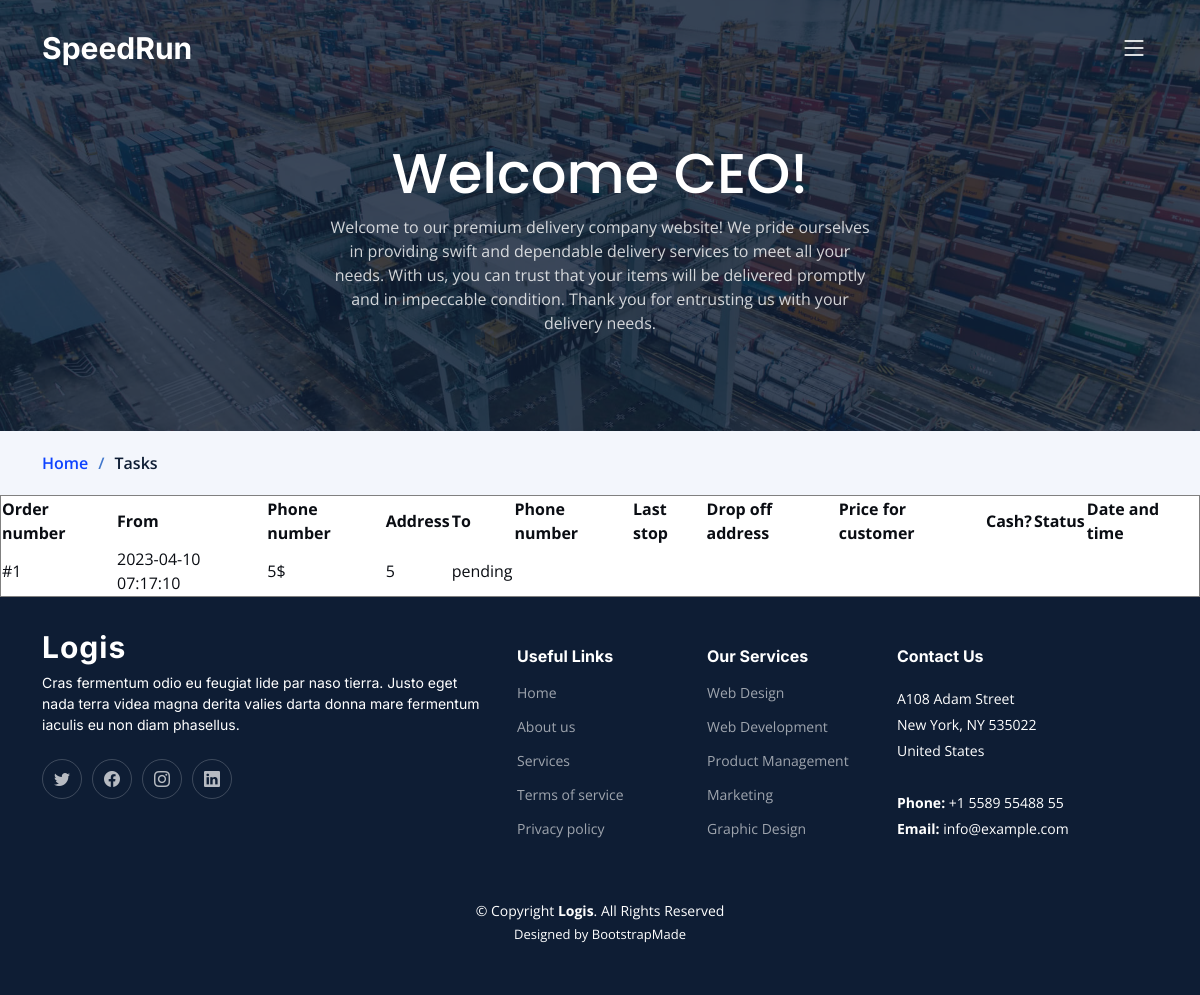
The app's page /branchOrders.php (signed in) with its own data.
### tables this page shows
CREATE TABLE `orders` (
  `o_id` int(11) NOT NULL,
  `p_id` int(11) DEFAULT NULL,
  `c_id` int(11) DEFAULT NULL,
  `status` enum('successful','pending','failed','') NOT NULL DEFAULT 'pending',
  `date` timestamp NOT NULL DEFAULT current_timestamp()
);

CREATE TABLE `packages` (
  `p_id` int(11) NOT NULL,
  `width` float NOT NULL,
  `height` float NOT NULL,
  `weight` float NOT NULL,
  `message` text DEFAULT NULL,
  `to_name` varchar(255) DEFAULT NULL,
  `to_phone` varchar(100) DEFAULT NULL,
  `to_address` varchar(255) NOT NULL,
  `p_longitude` decimal(11,8) DEFAULT NULL,
  `p_latitude` decimal(10,8) DEFAULT NULL,
  `to_district` varchar(255) NOT NULL,
  `fragile` tinyint(1) NOT NULL DEFAULT 0,
  `o_price` float NOT NULL DEFAULT 0,
  `cost` float NOT NULL,
  `charge` float NOT NULL DEFAULT 5,
  `f_price` float NOT NULL,
  `pay_at_delivery` tinyint(1) NOT NULL DEFAULT 1
);

### branchOrders.php (the view, shortened to what this page needs)
<?php
require_once('php/stats.php');
?>
<!DOCTYPE html>
<html lang="en">
<head>
  <link href="assets/vendor/bootstrap/css/bootstrap.min.css" rel="stylesheet">
  <link href="assets/vendor/bootstrap-icons/bootstrap-icons.css" rel="stylesheet">
  <link href="assets/vendor/fontawesome-free/css/all.min.css" rel="stylesheet">
  <link href="assets/vendor/glightbox/css/glightbox.min.css" rel="stylesheet">
  <link href="assets/vendor/swiper/swiper-bundle.min.css" rel="stylesheet">
  <link href="assets/vendor/aos/aos.css" rel="stylesheet">
  <link href="assets/css/main.css" rel="stylesheet">
</head>
<body>
  <header id="header" class="header d-flex align-items-center fixed-top">
    <div class="container-fluid container-xl d-flex align-items-center justify-content-between">
      <a href="index.html" class="logo d-flex align-items-center">
        <h1>SpeedRun</h1>
      </a>
      <i class="mobile-nav-toggle mobile-nav-show bi bi-list"></i>
    </div>
  </header>
  <main id="main">
    <div class="breadcrumbs">
      <div class="page-header d-flex align-items-center" style="background-image: url('assets/img/page-header.jpg');">
        <div class="container position-relative">
          <div class="row d-flex justify-content-center">
            <div class="col-lg-6 text-center">
              <h2>Welcome
                <?= $_SESSION['name'] ?>!
              </h2>
              <p>Welcome to our premium delivery company website! We pride ourselves in providing swift and dependable
                delivery services to meet all your needs. With us, you can trust that your items will be delivered
                promptly and in impeccable condition. Thank you for entrusting us with your delivery needs.</p>
            </div>
          </div>
        </div>
      </div>
      <nav>
        <div class="container">
          <ol>
            <li><a href="index.html">Home</a></li>
            <li>Tasks</li>
          </ol>
        </div>
      </nav>
    </div>
    <table border="border">
      <thead>
        <tr>
          <th>Order number </th>
          <th>From</th>
          <th>Phone number</th>
          <th>Address</th>
          <th>To</th>
          <th>Phone number</th>
          <th>Last stop</th>
          <th>Drop off address</th>
          <th>Price for customer</th>
          <th>Cash?</th>
          <th>Status</th>
          <th>Date and time</th>
        </tr>
      </thead>
      <tbody>
        <?php
        $current_location = $_SESSION['branch'];
        $query = "SELECT * FROM orders NATURAL JOIN packages NATURAL JOIN deliveries WHERE current_location='$current_location' ORDER BY date";
        $result = mysqli_query($link, $query);
        if (($result) && (mysqli_num_rows($result) > 0)) {
          while ($row = mysqli_fetch_assoc($result)) {
            echo "<tr>
<td>#" . $row["o_id"] . "</td>
<td>" . $row["date"] . "</td>
<td>" . $row["cost"] . "$</td>
<td>" . $row["f_price"] . "</td>
<td>" . $row["status"] . "</td>
</tr>";
          }
        }
        ?>
      </tbody>
    </table>
  </main>
  <footer id="footer" class="footer">
    <div class="container">
      <div class="row gy-4">
        <div class="col-lg-5 col-md-12 footer-info">
          <a href="index.html" class="logo d-flex align-items-center">
            <span>Logis</span>
          </a>
          <p>Cras fermentum odio eu feugiat lide par naso tierra. Justo eget nada terra videa magna derita valies darta
            donna mare fermentum iaculis eu non diam phasellus.</p>
          <div class="social-links d-flex mt-4">
            <a href="#" class="twitter"><i class="bi bi-twitter"></i></a>
            <a href="#" class="facebook"><i class="bi bi-facebook"></i></a>
            <a href="#" class="instagram"><i class="bi bi-instagram"></i></a>
            <a href="#" class="linkedin"><i class="bi bi-linkedin"></i></a>
          </div>
        </div>
        <div class="col-lg-2 col-6 footer-links">
          <h4>Useful Links</h4>
          <ul>
            <li><a href="#">Home</a></li>
            <li><a href="#">About us</a></li>
            <li><a href="#">Services</a></li>
            <li><a href="#">Terms of service</a></li>
            <li><a href="#">Privacy policy</a></li>
          </ul>
        </div>
        <div class="col-lg-2 col-6 footer-links">
          <h4>Our Services</h4>
          <ul>
            <li><a href="#">Web Design</a></li>
            <li><a href="#">Web Development</a></li>
            <li><a href="#">Product Management</a></li>
            <li><a href="#">Marketing</a></li>
            <li><a href="#">Graphic Design</a></li>
          </ul>
        </div>
        <div class="col-lg-3 col-md-12 footer-contact text-center text-md-start">
          <h4>Contact Us</h4>
          <p>
            A108 Adam Street <br>
            New York, NY 535022<br>
            United States <br><br>
            <strong>Phone:</strong> +1 5589 55488 55<br>
            <strong>Email:</strong> info@example.com<br>
          </p>
        </div>
      </div>
    </div>
    <div class="container mt-4">
      <div class="copyright">
        &copy; Copyright <strong><span>Logis</span></strong>. All Rights Reserved
      </div>
      <div class="credits">
        Designed by <a href="https://bootstrapmade.com/">BootstrapMade</a>
      </div>
    </div>
  </footer>
</body>
</html>

### assets/css/main.css (style rules this page uses)
:root { --font-default: "Open Sans", system-ui, -apple-system, "Segoe UI", Roboto, "Helvetica Neue", Arial, "Noto Sans", "Liberation Sans", sans-serif, "Apple Color Emoji", "Segoe UI Emoji", "Segoe UI Symbol", "Noto Color Emoji"; --font-primary: "Inter", sans-serif; --font-secondary: "Poppins", sans-serif; }
:root { --color-default: #0a0d13; --color-primary: #0d42ff; --color-secondary: #0e1d34; }
:root { scroll-behavior: smooth; }
body { font-family: var(--font-default); color: var(--color-default); }
a { color: var(--color-primary); text-decoration: none; }
h1, h2, h3, h4, h5, h6 { font-family: var(--font-primary); }
.breadcrumbs .page-header { padding: 140px 0 80px 0; position: relative; background-size: cover; background-position: center; background-repeat: no-repeat; }
.breadcrumbs .page-header:before { content: ""; background-color: rgba(14, 29, 52, 0.8); position: absolute; inset: 0; }
.breadcrumbs .page-header h2 { font-size: 56px; font-weight: 500; color: #fff; font-family: var(--font-secondary); }
.breadcrumbs .page-header p { color: rgba(255, 255, 255, 0.8); }
.breadcrumbs nav { background-color: #f3f6fc; padding: 20px 0; }
.breadcrumbs nav ol { display: flex; flex-wrap: wrap; list-style: none; margin: 0; padding: 0; font-size: 16px; font-weight: 600; color: var(--color-secondary); }
.breadcrumbs nav ol a { color: var(--color-primary); transition: 0.3s; }
.breadcrumbs nav ol li+li { padding-left: 10px; }
.breadcrumbs nav ol li+li::before { display: inline-block; padding-right: 10px; color: #4278cc; content: "/"; }
.header { transition: all 0.5s; z-index: 997; padding: 30px 0; }
.header .logo h1 { font-size: 30px; margin: 0; font-weight: 700; color: #fff; font-family: var(--font-primary); }
@media (max-width: 1279px) { .mobile-nav-show { color: #fff; font-size: 28px; cursor: pointer; line-height: 0; transition: 0.5s; z-index: 9999; margin-right: 10px; } }
.footer { font-size: 14px; background-color: var(--color-secondary); padding: 50px 0; color: white; }
.footer .footer-info .logo { line-height: 0; margin-bottom: 25px; }
.footer .footer-info .logo span { font-size: 30px; font-weight: 700; letter-spacing: 1px; color: #fff; font-family: var(--font-primary); }
.footer .footer-info p { font-size: 14px; font-family: var(--font-primary); }
.footer .social-links a { display: flex; align-items: center; justify-content: center; width: 40px; height: 40px; border-radius: 50%; border: 1px solid rgba(255, 255, 255, 0.2); font-size: 16px; color: rgba(255, 255, 255, 0.7); margin-right: 10px; transition: 0.3s; }
.footer h4 { font-size: 16px; font-weight: bold; position: relative; padding-bottom: 12px; }
.footer .footer-links { margin-bottom: 30px; }
.footer .footer-links ul { list-style: none; padding: 0; margin: 0; }
.footer .footer-links ul li { padding: 10px 0; display: flex; align-items: center; }
.footer .footer-links ul li:first-child { padding-top: 0; }
.footer .footer-links ul a { color: rgba(255, 255, 255, 0.6); transition: 0.3s; display: inline-block; line-height: 1; }
.footer .footer-contact p { line-height: 26px; }
.footer .copyright { text-align: center; }
.footer .credits { padding-top: 4px; text-align: center; font-size: 13px; }
.footer .credits a { color: #fff; }

### records on screen
orders: o_id "1", date "2023-04-10 07:17:10", p.cost "5", p.f_price "5", status "pending"

### other values on screen
$_SESSION['name'] "CEO"
